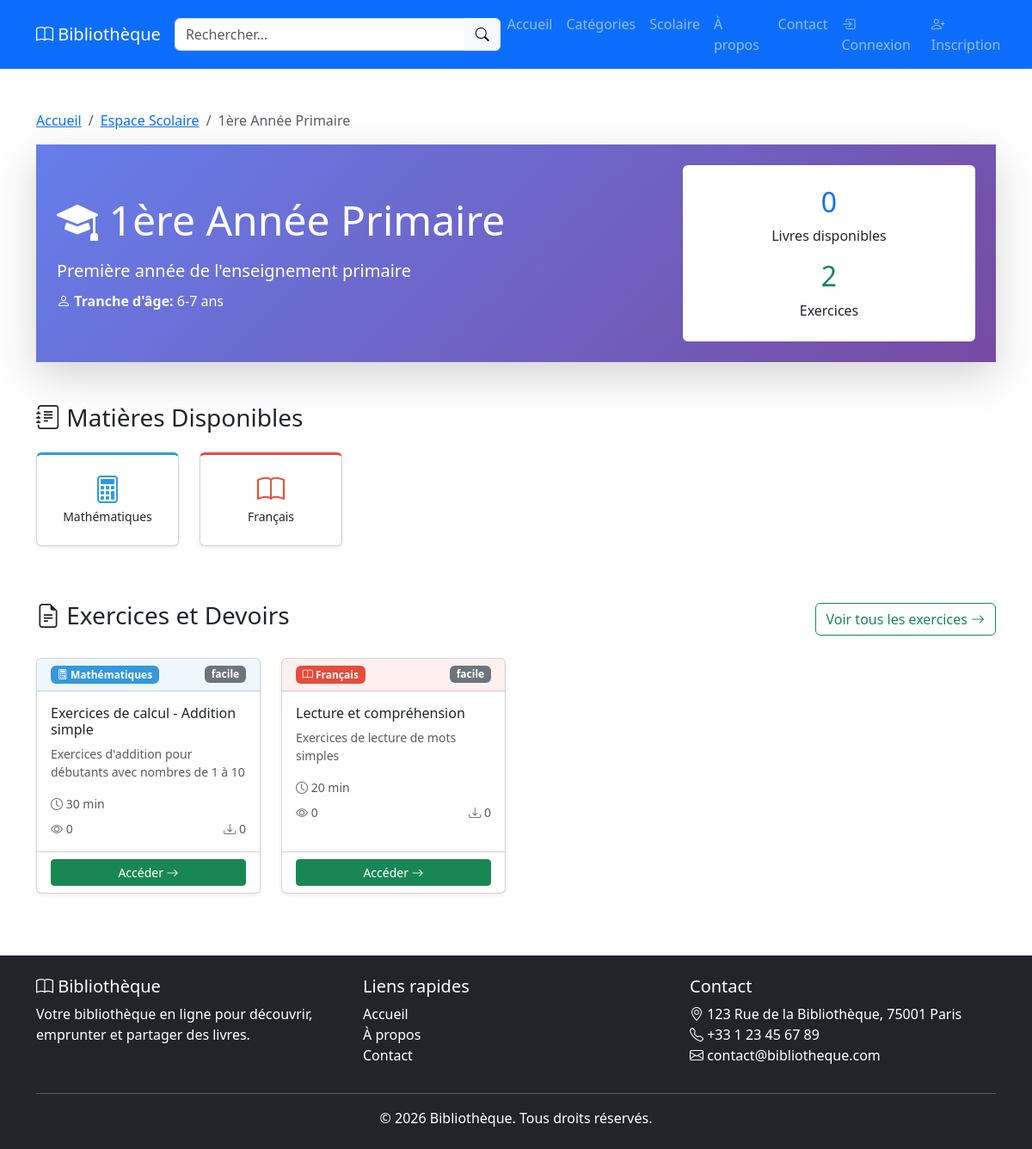
The app's page /school/level?slug=1ere-primaire with its own data.
### tables this page shows
CREATE TABLE school_levels
        (
            id INT
            UNSIGNED AUTO_INCREMENT PRIMARY KEY,
    name VARCHAR
            (100) NOT NULL,
    slug VARCHAR
            (100) NOT NULL UNIQUE,
    level_order INT NOT NULL,
    category_id INT UNSIGNED,
    description TEXT,
    age_range VARCHAR
            (50),
    status ENUM
            ('active', 'inactive') DEFAULT 'active',
    created_at TIMESTAMP DEFAULT CURRENT_TIMESTAMP,
    updated_at TIMESTAMP DEFAULT CURRENT_TIMESTAMP ON
            UPDATE CURRENT_TIMESTAMP,
    FOREIGN KEY
            (category_id) REFERENCES categories
            (id) ON
            DELETE
            SET NULL
            ,
    INDEX idx_level_order
            (level_order),
    INDEX idx_status
            (status)
);

CREATE TABLE school_subjects
            (
                id INT
                UNSIGNED AUTO_INCREMENT PRIMARY KEY,
    name VARCHAR
                (100) NOT NULL,
    slug VARCHAR
                (100) NOT NULL UNIQUE,
    description TEXT,
    icon VARCHAR
                (50),
    color VARCHAR
                (20),
    display_order INT DEFAULT 0,
    status ENUM
                ('active', 'inactive') DEFAULT 'active',
    created_at TIMESTAMP DEFAULT CURRENT_TIMESTAMP,
    updated_at TIMESTAMP DEFAULT CURRENT_TIMESTAMP ON
                UPDATE CURRENT_TIMESTAMP,
    INDEX idx_slug (slug)
                );

CREATE TABLE exercises
                                                                    (
                                                                        id INT
                                                                        UNSIGNED AUTO_INCREMENT PRIMARY KEY,
    title VARCHAR
                                                                        (255) NOT NULL,
    description TEXT,
    school_level_id INT UNSIGNED NOT NULL,
    subject_id INT UNSIGNED NOT NULL,
    book_id INT UNSIGNED,
    difficulty ENUM
                                                                        ('facile', 'moyen', 'difficile') DEFAULT 'moyen',
    duration_minutes INT,
    file_path VARCHAR
                                                                        (255),
    file_type ENUM
                                                                        ('pdf', 'doc', 'docx', 'image') DEFAULT 'pdf',
    has_solutions TINYINT
                                                                        (1) DEFAULT 0,
    solutions_file VARCHAR
                                                                        (255),
    view_count INT UNSIGNED DEFAULT 0,
    download_count INT UNSIGNED DEFAULT 0,
    status ENUM
                                                                        ('active', 'inactive') DEFAULT 'active',
    created_by INT UNSIGNED,
    created_at TIMESTAMP DEFAULT CURRENT_TIMESTAMP,
    updated_at TIMESTAMP DEFAULT CURRENT_TIMESTAMP ON
                                                                        UPDATE CURRENT_TIMESTAMP,
    FOREIGN KEY
                                                                        (school_level_id) REFERENCES school_levels
                                                                        (id) ON
                                                                        DELETE CASCADE,
    FOREIGN KEY (subject_id)
                                                                        REFERENCES school_subjects
                                                                        (id) ON
                                                                        DELETE CASCADE,
    FOREIGN KEY (book_id)
                                                                        REFERENCES books
                                                                        (id) ON
                                                                        DELETE
                                                                        SET NULL
                                                                        ,
    FOREIGN KEY
                                                                        (created_by) REFERENCES users
                                                                        (id) ON
                                                                        DELETE
                                                                        SET NULL
                                                                        ,
    INDEX idx_level_subject
                                                                        (school_level_id, subject_id),
    INDEX idx_difficulty
                                                                        (difficulty),
    INDEX idx_status
                                                                        (status),
    FULLTEXT idx_exercises_search
                                                                        (title, description)
);

### views/school/level.php (the view, shortened to what the rows shown need)
<?php
require_once ROOT_PATH . '/views/layouts/header.php';
require_once ROOT_PATH . '/views/layouts/navbar.php';
?>
<div class="container my-5">
    <nav aria-label="breadcrumb">
        <ol class="breadcrumb">
            <li class="breadcrumb-item"><a href="<?php echo url('/'); ?>">Accueil</a></li>
            <li class="breadcrumb-item"><a href="<?php echo url('/school'); ?>">Espace Scolaire</a></li>
            <li class="breadcrumb-item active"><?php echo escape($level['name']); ?></li>
        </ol>
    </nav>
    <div class="card mb-5 shadow-lg border-0">
        <div class="card-body p-4" style="background: linear-gradient(135deg, #667eea 0%, #764ba2 100%);">
            <div class="row align-items-center text-white">
                <div class="col-md-8">
                    <h1 class="display-5 mb-3">
                        <i class="bi bi-mortarboard-fill"></i> <?php echo escape($level['name']); ?>
                    </h1>
                    <p class="lead mb-2"><?php echo escape($level['description']); ?></p>
                    <p class="mb-0">
                        <i class="bi bi-person"></i> <strong>Tranche d'âge:</strong> <?php echo escape($level['age_range']); ?>
                    </p>
                </div>
                <div class="col-md-4 text-center">
                    <div class="bg-white rounded p-4 text-dark">
                        <h2 class="text-primary mb-2"><?php echo $levelDetails['book_count']; ?></h2>
                        <p class="mb-3">Livres disponibles</p>
                        <h2 class="text-success mb-2"><?php echo $levelDetails['exercise_count']; ?></h2>
                        <p class="mb-0">Exercices</p>
                    </div>
                </div>
            </div>
        </div>
    </div>
    <?php if (!empty($subjects)): ?>
        <section class="mb-5">
            <h3 class="mb-4"><i class="bi bi-journal-text"></i> Matières Disponibles</h3>
            <div class="row">
                <?php foreach ($subjects as $subject): ?>
                    <div class="col-md-3 col-lg-2 mb-3">
                        <a href="<?php echo url('/school/exercises?level=' . $level['id'] . '&subject=' . $subject['id']); ?>"
                           class="text-decoration-none">
                            <div class="card text-center shadow-sm hover-card" style="border-top: 3px solid <?php echo $subject['color']; ?>">
                                <div class="card-body">
                                    <i class="<?php echo $subject['icon']; ?> mb-2"
                                       style="font-size: 2rem; color: <?php echo $subject['color']; ?>"></i>
                                    <h6 class="card-title small"><?php echo escape($subject['name']); ?></h6>
                                </div>
                            </div>
                        </a>
                    </div>
                <?php endforeach; ?>
            </div>
        </section>
    <?php endif; ?>
    <?php if (!empty($exercises)): ?>
        <section class="mb-5">
            <div class="d-flex justify-content-between align-items-center mb-4">
                <h3><i class="bi bi-file-earmark-text"></i> Exercices et Devoirs</h3>
                <a href="<?php echo url('/school/exercises?level=' . $level['id']); ?>" class="btn btn-outline-success">
                    Voir tous les exercices <i class="bi bi-arrow-right"></i>
                </a>
            </div>
            <div class="row">
                <?php foreach ($exercises as $exercise): ?>
                    <div class="col-md-6 col-lg-3 mb-4">
                        <div class="card h-100 shadow-sm">
                            <div class="card-header" style="background-color: <?php echo $exercise['subject_color']; ?>15;">
                                <div class="d-flex justify-content-between align-items-center">
                                    <span class="badge" style="background-color: <?php echo $exercise['subject_color']; ?>">
                                        <i class="<?php echo $exercise['subject_icon']; ?>"></i>
                                        <?php echo escape($exercise['subject_name']); ?>
                                    </span>
                                    <span class="badge bg-secondary"><?php echo escape($exercise['difficulty']); ?></span>
                                </div>
                            </div>
                            <div class="card-body">
                                <h6 class="card-title"><?php echo truncate($exercise['title'], 60); ?></h6>
                                <p class="card-text small text-muted"><?php echo truncate($exercise['description'], 80); ?></p>
                                <?php if ($exercise['duration_minutes']): ?>
                                    <p class="small text-muted mb-2">
                                        <i class="bi bi-clock"></i> <?php echo $exercise['duration_minutes']; ?> min
                                    </p>
                                <?php endif; ?>
                                <div class="d-flex justify-content-between text-muted small">
                                    <span><i class="bi bi-eye"></i> <?php echo $exercise['view_count']; ?></span>
                                    <span><i class="bi bi-download"></i> <?php echo $exercise['download_count']; ?></span>
                                </div>
                            </div>
                            <div class="card-footer bg-transparent">
                                <a href="<?php echo url('/school/exercise?id=' . $exercise['id']); ?>"
                                   class="btn btn-sm btn-success w-100">
                                    Accéder <i class="bi bi-arrow-right"></i>
                                </a>
                            </div>
                        </div>
                    </div>
                <?php endforeach; ?>
            </div>
        </section>
    <?php endif; ?>
</div>
<?php require_once ROOT_PATH . '/views/layouts/footer.php'; ?>

### records on screen
school_levels: name "1ère Année Primaire", description "Première année de l'enseignement primaire", age_range "6-7 ans"
school_subjects: name "Mathématiques"
school_subjects: name "Français"
exercises: subject.name "Mathématiques", difficulty "facile", title "Exercices de calcul - Addition simple", description "Exercices d'addition pour débutants avec nombres de 1 à 10", duration_minutes "30", view_count "0", download_count "0"
exercises: subject.name "Français", difficulty "facile", title "Lecture et compréhension", description "Exercices de lecture de mots simples", duration_minutes "20", view_count "0", download_count "0"

### other values on screen
APP_NAME "Bibliothèque"
$levelDetails['book_count'] "0"
$levelDetails['exercise_count'] "2"
